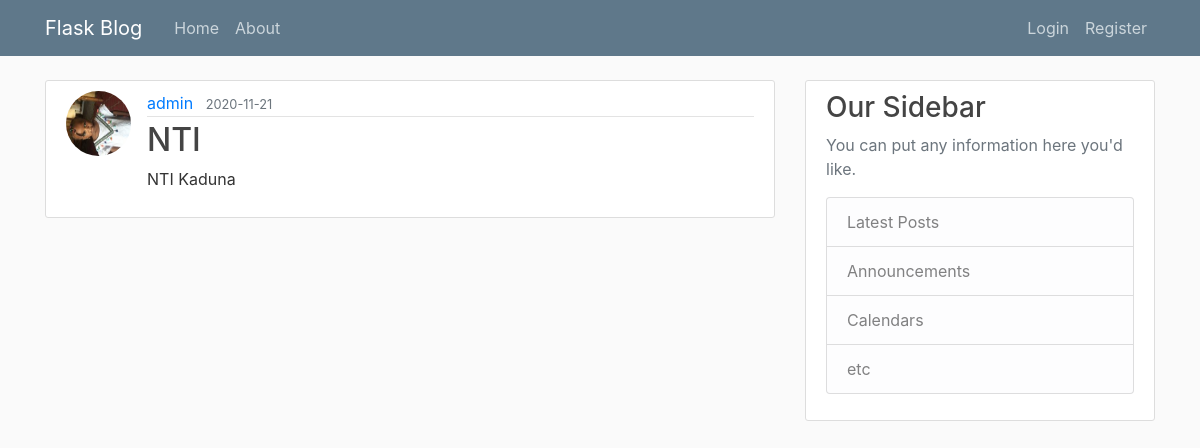
Page /post/3 on the earlier database version.
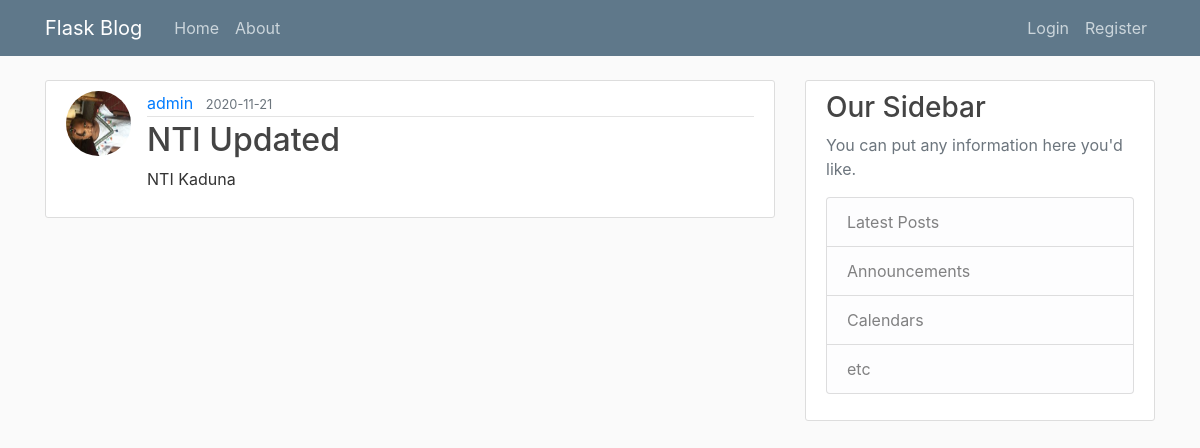
Same page on the later database version.
### flaskblog/models.py (models this page shows, shortened)
class Post (db.Model):
    id = db.Column(db.Integer, primary_key = True)
    title = db.Column(db.String(20), nullable = False)
    content = db.Column(db.String(200), nullable = False)
    date_posted = db.Column(db.DateTime, nullable = False, default=datetime.utcnow)
    userid = db.Column (db.Integer, db.ForeignKey('user.id'), nullable= False)

### flaskblog/posts/routes.py (the view)
@posts.route('/post/<int:post_id>', methods = ['GET', 'POST'])
def Blogpost(post_id):
    post = Post.query.get_or_404(post_id)
    return render_template('post.html', title = post.title , post=post )

### flaskblog/templates/post.html (shortened to what this page needs)
{% extends "layout.html" %}
{% block contents %}
    <article class="media content-section">
        <img src="{{ url_for('static', filename='profile_pics/'+ post.author.image) }}" alt="User" class="rounded-circle article-img">
        <div class="media-body">
            <div class="article-metadata">
                <a class="mr-2">{{ post.author.username }}</a>
                <small class="text-muted">{{ post.date_posted.strftime('%Y-%m-%d') }}</small>
            </div>
            <h2 class="article-title" >{{ post.title }}</h2>
            <p class="article-content">{{ post.content }}</p>
        </div>
    </article>
{% endblock contents%}

Differences in the rows shown:
changed Post "NTI Kaduna": title "NTI" → "NTI Updated"
